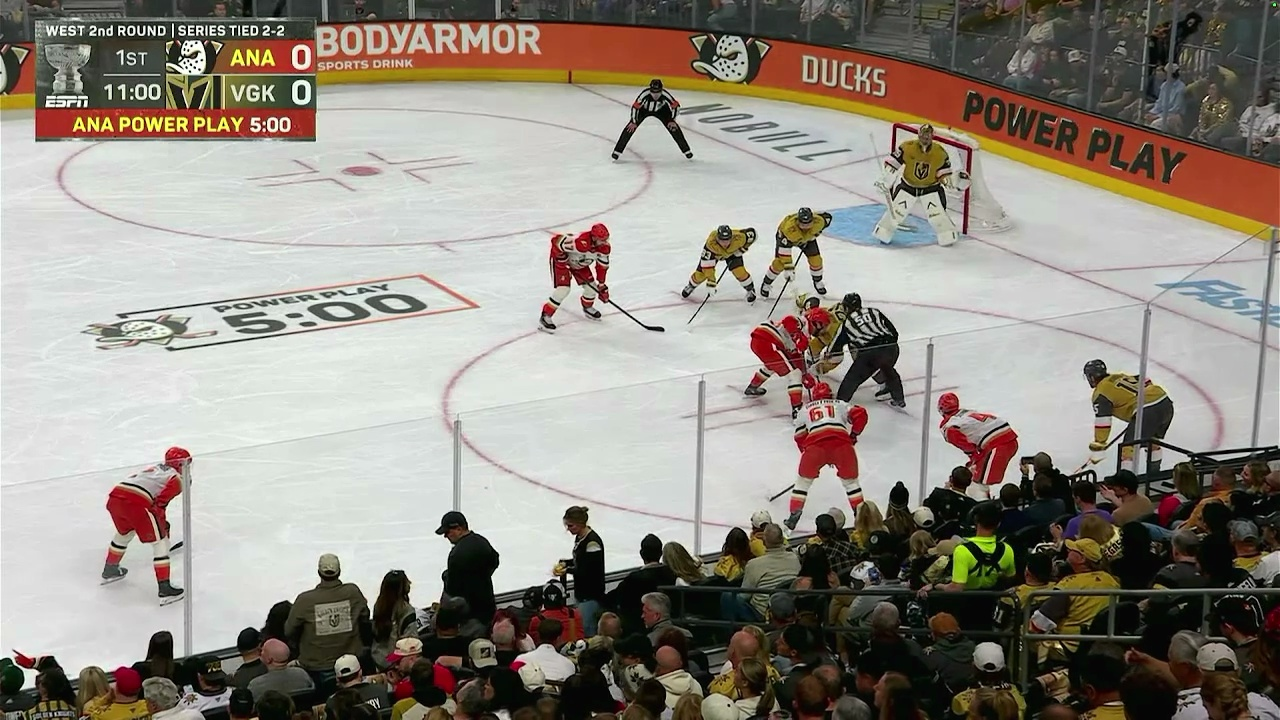
#> input picture annotation_frames/v1_f010_overhead_end_zone.jpg, 1280 x 720 px; its folder holds only this picture in this run
$ python eval_hybrid.py
#> lines starting #> are read from the running program, lines starting #| are printed output that depends on the picture; after the words box and inside, x2 and y2 are one past the last pixel; in counts of white or black regions, pixels touching at a corner belong together
#> further down, frame is the input picture: shape (720, 1280, 3); mean B, G, R 130.3, 139.5, 145.8
### src/calibration/rink_calibrator.py
"""
Rink Calibrator — finds the ice surface boundary and derives a board mask.

Algorithm
---------
1. Detect ice: HSV threshold for bright, low-saturation pixels.
2. Convex-hull the ice contour → smooth, convex ice boundary (no jagged edges).
3. Geometry-aware board polygon:
   a. Extract the TOP edge of the ice hull (far-boards side).
   b. For each point on that edge, offset it UPWARD by a perspective-scaled
      amount that approximates the physical 42-inch (3.5 ft) board height.
   c. Fill the resulting quadrilateral polygon → board mask zone.
4. Color-refine: within the polygon, keep board-like pixels.
5. Morphological cleanup for smooth final edges.
"""

import cv2
import numpy as np
from scipy.ndimage import median_filter

from src.calibration.trim_detector import TrimDetector

# ── Tuning constants ──────────────────────────────────────────────────────────
# Board height in pixels at top (far boards) and bottom (near boards) of frame.
# Physical boards are 42 inches = 3.5 ft tall. Perspective foreshortening means
# they appear SHORTER near the top of the frame and TALLER near the bottom.
BOARD_HEIGHT_TOP_PX    = 22    # pixels of board face visible at top of frame
BOARD_HEIGHT_BOTTOM_PX = 90    # pixels of board face visible at bottom of frame

BOARD_MIN_V         = 65     # min HSV Value (brightness) — not dark stands
BOARD_MAX_S         = 255    # max saturation — allow yellow kickplates etc.
MIN_ICE_AREA_FRAC   = 0.15   # smallest fraction of frame that counts as ice
ICE_MORPH_K         = 20     # kernel size for ice morphological clean-up


class RinkCalibrator:
    def __init__(self):
        self._ice_hull = None    # convex hull of ice contour (pts, shape=(N,1,2))
        self._ice_mask = None    # filled ice mask (uint8)
        self._trim_detector = TrimDetector()   # primary board finder

    # ── Public API ────────────────────────────────────────────────────────────

    def calibrate(self, frame: np.ndarray) -> bool:
        """Detect ice and build convex hull. Returns True if ice is found."""
        result = self._detect_ice(frame)
        if result is None:
            return False
        self._ice_mask, self._ice_hull = result
        return True

    # [5 lines left out: function update_homography, not called in this run]

    def get_board_mask(self, frame: np.ndarray) -> np.ndarray | None:
        """
        Returns a refined binary board mask (uint8, 255 = board ad zone).

        Primary method: TrimDetector — finds the yellow/gold kickplate at the
        ice–board junction, then projects upward by a perspective-scaled height.

        Fallback: column-wise ice-boundary projection (used when no trim visible).
        """
        if self._ice_mask is None:
            return None

        h, w = frame.shape[:2]

        # ── Primary: trim-based detection ────────────────────────────────────
        if self._trim_detector.detect(frame, ice_mask=self._ice_mask):
            mask = self._trim_detector.get_board_mask(frame)
            if mask is not None:
                # Exclude scorebug zone
                mask[:int(h * 0.20), :int(w * 0.27)] = 0
                return mask

        # ── Fallback: ice-boundary projection (original approach) ─────────────

        # ── 1. Find the topmost ice pixel per column ──────────────────────────
        # We use the filled ice mask column-by-column for the main profile, but
        # also rasterize the CONVEX HULL top edge as a fallback floor — so that
        # crease/net gaps in the raw ice mask don't cause the strip to spike
        # upward into the stands.
        ice = self._ice_mask  # (h, w) uint8
        has_ice = ice > 0     # (h, w) bool

        col_has_ice = has_ice.any(axis=0)                       # (w,)
        top_ice_y = np.where(
            col_has_ice,
            np.argmax(has_ice, axis=0),
            h
        ).astype(np.float32)                                    # (w,)

        # Also draw the filled convex hull as a reference and rasterize its top edge.
        # The hull is always convex and won't have crease gaps.
        hull_mask = np.zeros((h, w), dtype=np.uint8)
        cv2.drawContours(hull_mask, [self._ice_hull], -1, 255, thickness=cv2.FILLED)
        has_hull = hull_mask > 0
        col_has_hull = has_hull.any(axis=0)
        hull_top_y = np.where(
            col_has_hull,
            np.argmax(has_hull, axis=0),
            h
        ).astype(np.float32)

        # Use the LOWER boundary (larger y = further down) of the two profiles
        # so crease/net gaps can't push the strip above where the boards really are.
        top_ice_y = np.maximum(top_ice_y, hull_top_y)

        # Smooth the top-ice profile to remove small pixel noise
        smooth_win = max(7, w // 15) | 1
        top_ice_y = median_filter(top_ice_y, size=smooth_win).astype(np.float32)

        # ── 2. Build board zone column-by-column ──────────────────────────────
        # For each column x, the boards occupy rows [top_ice_y[x] - board_h, top_ice_y[x]].
        # The board height in pixels scales linearly with the row position.
        board_zone = np.zeros((h, w), dtype=np.uint8)

        # Vectorised: compute per-column board_h and top-of-boards row
        t_col = top_ice_y / h    # 0 = frame top, 1 = frame bottom
        board_h_col = (BOARD_HEIGHT_TOP_PX
                       + t_col * (BOARD_HEIGHT_BOTTOM_PX - BOARD_HEIGHT_TOP_PX)
                      ).astype(np.float32)

        board_top_y = np.clip(top_ice_y - board_h_col, 0, h - 1).astype(np.float32)
        board_bot_y = np.clip(top_ice_y, 0, h - 1).astype(np.float32)

        # Smooth the top boundary once more to eliminate remaining spikes
        # Use a wide window — this is the critical line that controls the glass edge
        top_smooth_win = max(11, w // 10) | 1
        board_top_y = median_filter(board_top_y, size=top_smooth_win).astype(np.float32)
        board_bot_y = median_filter(board_bot_y, size=top_smooth_win // 2 | 1).astype(np.float32)

        # Absolute floor: the board strip can never start above 8% of the frame height
        board_top_y = np.clip(board_top_y, h * 0.08, h - 1).astype(np.int32)
        board_bot_y = board_bot_y.astype(np.int32)

        # Fill the board zone mask column by column (vectorised)
        row_idx = np.arange(h, dtype=np.int32)[:, None]   # (h, 1)
        in_board = (row_idx >= board_top_y[None, :]) & (row_idx <= board_bot_y[None, :])
        # Only include columns that actually have ice
        in_board &= col_has_ice[None, :]
        board_zone[in_board] = 255

        # ── 3. Colour gate ────────────────────────────────────────────────────
        hsv = cv2.cvtColor(frame, cv2.COLOR_BGR2HSV)
        v_channel = hsv[:, :, 2]
        s_channel = hsv[:, :, 1]

        board_color_gate = (
            (v_channel >= BOARD_MIN_V) &          # not dark stands
            (s_channel <= BOARD_MAX_S)            # not hyper-saturated noise
        ).astype(np.uint8) * 255

        board_mask = cv2.bitwise_and(board_zone, board_color_gate)

        # ── 4. Spatial constraints ─────────────────────────────────────────────
        # Exclude broadcast scorebug (top-left corner)
        board_mask[:int(h * 0.20), :int(w * 0.27)] = 0

        # ── 5. Morphological cleanup ──────────────────────────────────────────
        # Close small gaps inside the board strip (bridges lettering cutouts)
        k_close = cv2.getStructuringElement(cv2.MORPH_RECT, (17, 9))
        board_mask = cv2.morphologyEx(board_mask, cv2.MORPH_CLOSE, k_close)
        # Open to remove thin noisy filaments
        k_open = cv2.getStructuringElement(cv2.MORPH_RECT, (5, 3))
        board_mask = cv2.morphologyEx(board_mask, cv2.MORPH_OPEN, k_open)
        # Light erode to tighten edges
        k_erode = cv2.getStructuringElement(cv2.MORPH_RECT, (5, 2))
        board_mask = cv2.erode(board_mask, k_erode, iterations=1)

        # ── 6. Column-wise top-edge smoothing ─────────────────────────────────
        # Even with a polygon, jagged glass reflections can create notches at the
        # top. Run a 1D median filter along the topmost board row per column.
        has_board = (board_mask > 0)
        first_row = np.where(
            has_board.any(axis=0),
            np.argmax(has_board, axis=0),
            h
        ).astype(np.int32)

        win = max(3, w // 12) | 1
        top_smooth = median_filter(first_row.astype(float), size=win).astype(np.int32)

        row_idx = np.arange(h, dtype=np.int32)[:, None]
        above   = row_idx < top_smooth[None, :]
        board_mask[above] = 0

        return board_mask

    def is_calibrated(self) -> bool:
        return self._ice_mask is not None

    # ── Internal helpers ──────────────────────────────────────────────────────

    def _detect_ice(self, frame: np.ndarray):
        """
        Detects the ice as the largest bright low-saturation region.
        Returns (ice_mask_filled, convex_hull_pts) or None.
        """
        h, w = frame.shape[:2]
        hsv = cv2.cvtColor(frame, cv2.COLOR_BGR2HSV)
#> hsv: shape (720, 1280, 3); mean H, S, V 47.4, 57.7, 148.8

        # Ice: very bright (V > 175) and low saturation (S < 50)
        ice_raw = cv2.inRange(hsv,
                              np.array([0,   0, 175]),
                              np.array([180, 50, 255]))
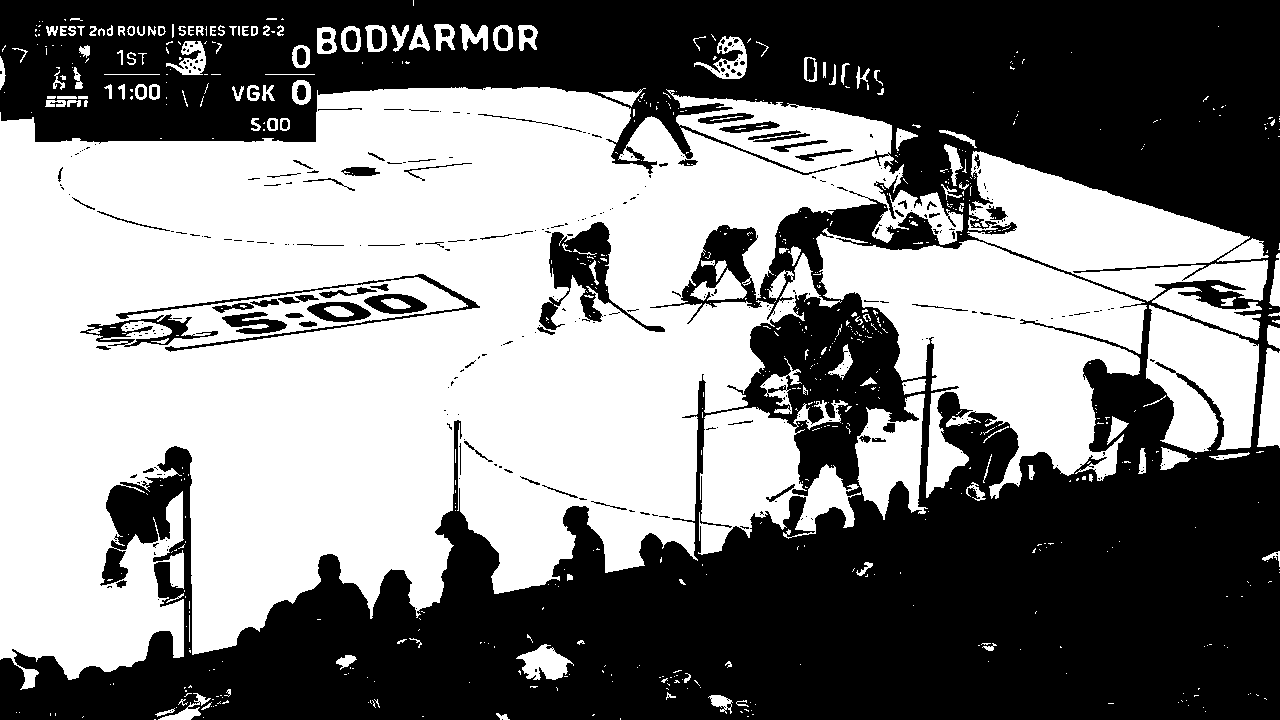
#> ice_raw: shape (720, 1280); 50.5% white; 374 black regions (291 under 20 px), largest, box (x1, y1, x2, y2) and area: (0, 0, 1280, 720) 438677, (539, 222, 665, 332) 4145, (116, 274, 480, 352) 1744

        # Morphological clean-up to join nearby regions and fill small holes
        k = np.ones((ICE_MORPH_K, ICE_MORPH_K), np.uint8)
        ice_raw = cv2.morphologyEx(ice_raw, cv2.MORPH_CLOSE, k)
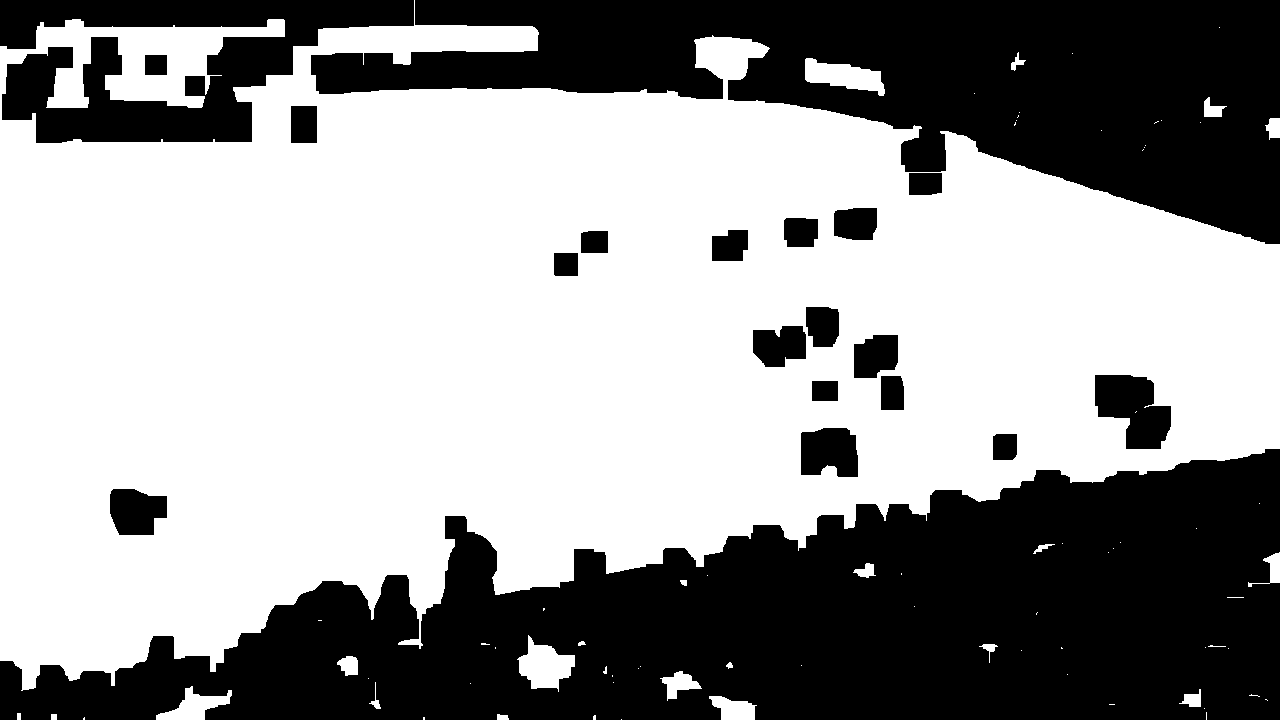
#> ice_raw: shape (720, 1280); 59.9% white; 20 black regions, largest, box (x1, y1, x2, y2) and area: (0, 449, 1280, 720) 202815, (311, 0, 1280, 244) 115687, (0, 0, 414, 143) 29895
        ice_raw = cv2.morphologyEx(ice_raw, cv2.MORPH_OPEN,  k)
#> ice_raw: shape (720, 1280); 58.6% white; 14 black regions

        contours, _ = cv2.findContours(
            ice_raw, cv2.RETR_EXTERNAL, cv2.CHAIN_APPROX_SIMPLE)
#> contours = 10 contours; largest, box (x1, y1, x2, y2) and area: (0, 76, 1280, 672) 537916, (111, 28, 224, 102) 6389, (319, 26, 539, 54) 5488, (697, 38, 749, 80) 1854, (522, 646, 572, 689) 1603
#> (the rest of the program and of its run is left out)
